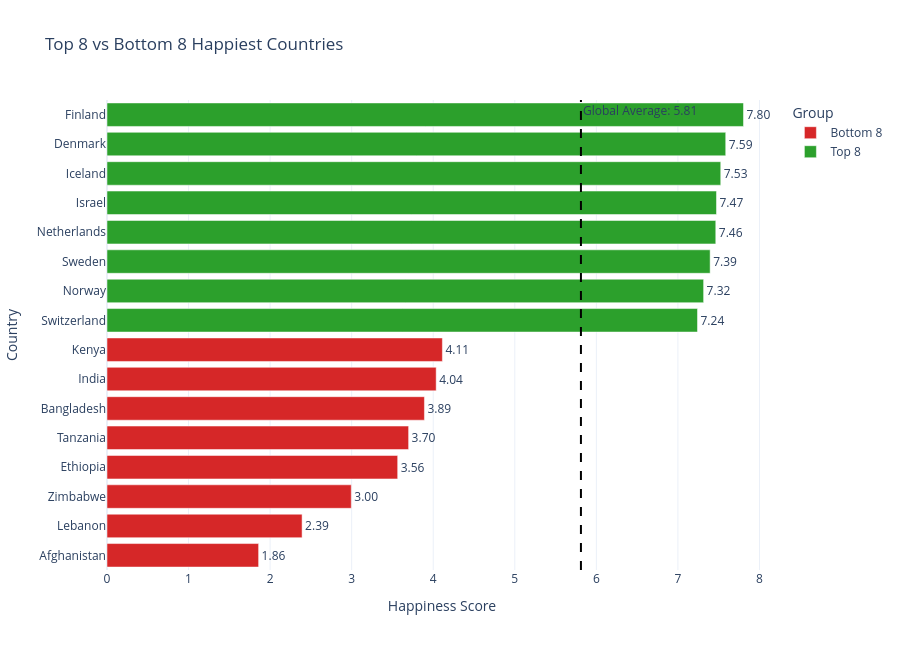

Source (notebook cell):
### Code cell
# Build a horizontal bar chart
fig = px.bar(
    combined,
    x='Happiness_Score',
    y='Country',
    color='Group',
    orientation='h',
    color_discrete_map={
        'Top 8': '#2CA02C',
        'Bottom 8': '#D62728'
    },
    title='Top 8 vs Bottom 8 Happiest Countries',
    labels={
        'Happiness_Score': 'Happiness Score',
        'Country': 'Country',
        'Group': 'Country Group'
    },
    text='Happiness_Score'
)

# Add global average reference line
fig.add_vline(
    x=global_avg,
    line_dash='dash',
    line_color='black',
    annotation_text=f'Global Average: {global_avg:.2f}'
)

# Customize layout
fig.update_layout(
    template='plotly_white',
    height=650,
    xaxis_title='Happiness Score',
    yaxis_title='Country',
    legend_title='Group'
)

fig.update_traces(texttemplate='%{text:.2f}', textposition='outside')

fig.show()

### Figure 1 — Plotly figure (JSON) as saved in the notebook; plotly's stock layout.template omitted (floating-point values rounded to 4 significant figures)
{"data": [{"hovertemplate": "Country Group=Bottom 8<br>Happiness Score=%{text}<br>Country=%{y}<extra></extra>", "legendgroup": "Bottom 8", "marker": {"color": "#D62728", "pattern": {"shape": ""}}, "name": "Bottom 8", "orientation": "h", "showlegend": true, "text": [1.859, 2.392, 2.995, 3.564, 3.698, 3.892, 4.036, 4.112], "textposition": "outside", "texttemplate": "%{text:.2f}", "type": "bar", "x": [1.859, 2.392, 2.995, 3.564, 3.698, 3.892, 4.036, 4.112], "xaxis": "x", "y": ["Afghanistan", "Lebanon", "Zimbabwe", "Ethiopia", "Tanzania", "Bangladesh", "India", "Kenya"], "yaxis": "y"}, {"hovertemplate": "Country Group=Top 8<br>Happiness Score=%{text}<br>Country=%{y}<extra></extra>", "legendgroup": "Top 8", "marker": {"color": "#2CA02C", "pattern": {"shape": ""}}, "name": "Top 8", "orientation": "h", "showlegend": true, "text": [7.24, 7.315, 7.395, 7.464, 7.473, 7.525, 7.586, 7.804], "textposition": "outside", "texttemplate": "%{text:.2f}", "type": "bar", "x": [7.24, 7.315, 7.395, 7.464, 7.473, 7.525, 7.586, 7.804], "xaxis": "x", "y": ["Switzerland", "Norway", "Sweden", "Netherlands", "Israel", "Iceland", "Denmark", "Finland"], "yaxis": "y"}], "layout": {"annotations": [{"showarrow": false, "text": "Global Average: 5.81", "x": 5.811, "xanchor": "left", "xref": "x", "y": 1, "yanchor": "top", "yref": "y domain"}], "barmode": "relative", "height": 650, "legend": {"title": {"text": "Group"}, "tracegroupgap": 0}, "shapes": [{"line": {"color": "black", "dash": "dash"}, "type": "line", "x0": 5.811, "x1": 5.811, "xref": "x", "y0": 0, "y1": 1, "yref": "y domain"}], "title": {"text": "Top 8 vs Bottom 8 Happiest Countries"}, "xaxis": {"anchor": "y", "domain": [0, 1], "title": {"text": "Happiness Score"}}, "yaxis": {"anchor": "x", "domain": [0, 1], "title": {"text": "Country"}}}}
